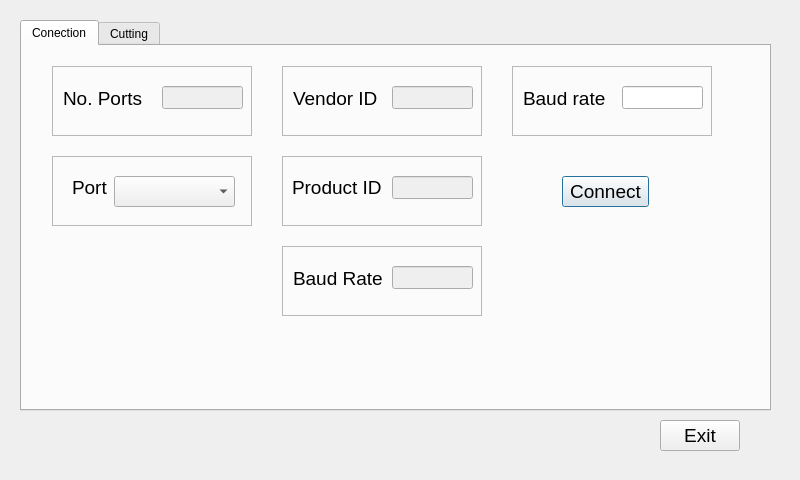
<?xml version="1.0" encoding="UTF-8"?>
<ui version="4.0">
 <class>Playground</class>
 <widget class="QDialog" name="Playground">
  <property name="geometry">
   <rect>
    <x>0</x>
    <y>0</y>
    <width>800</width>
    <height>480</height>
   </rect>
  </property>
  <property name="windowTitle">
   <string>Dialog</string>
  </property>
  <widget class="QTabWidget" name="tabWidget">
   <property name="geometry">
    <rect>
     <x>20</x>
     <y>20</y>
     <width>751</width>
     <height>391</height>
    </rect>
   </property>
   <property name="currentIndex">
    <number>0</number>
   </property>
   <widget class="QWidget" name="tabConnection">
    <attribute name="title">
     <string>Conection</string>
    </attribute>
    <widget class="QFrame" name="frame_8">
     <property name="geometry">
      <rect>
       <x>30</x>
       <y>110</y>
       <width>200</width>
       <height>70</height>
      </rect>
     </property>
     <property name="frameShape">
      <enum>QFrame::StyledPanel</enum>
     </property>
     <property name="frameShadow">
      <enum>QFrame::Raised</enum>
     </property>
     <widget class="QLabel" name="lbPort">
      <property name="geometry">
       <rect>
        <x>20</x>
        <y>20</y>
        <width>39</width>
        <height>23</height>
       </rect>
      </property>
      <property name="font">
       <font>
        <pointsize>14</pointsize>
       </font>
      </property>
      <property name="text">
       <string>Port</string>
      </property>
     </widget>
     <widget class="QComboBox" name="comboBoxPort">
      <property name="geometry">
       <rect>
        <x>62</x>
        <y>20</y>
        <width>121</width>
        <height>31</height>
       </rect>
      </property>
      <property name="font">
       <font>
        <pointsize>14</pointsize>
       </font>
      </property>
     </widget>
    </widget>
    <widget class="QFrame" name="frame_9">
     <property name="geometry">
      <rect>
       <x>490</x>
       <y>20</y>
       <width>200</width>
       <height>70</height>
      </rect>
     </property>
     <property name="frameShape">
      <enum>QFrame::StyledPanel</enum>
     </property>
     <property name="frameShadow">
      <enum>QFrame::Raised</enum>
     </property>
     <widget class="QLineEdit" name="lineEditBaudRate">
      <property name="geometry">
       <rect>
        <x>110</x>
        <y>20</y>
        <width>81</width>
        <height>23</height>
       </rect>
      </property>
     </widget>
     <widget class="QLabel" name="lbSetBaud">
      <property name="geometry">
       <rect>
        <x>11</x>
        <y>21</y>
        <width>94</width>
        <height>23</height>
       </rect>
      </property>
      <property name="font">
       <font>
        <pointsize>14</pointsize>
       </font>
      </property>
      <property name="text">
       <string>Baud rate</string>
      </property>
     </widget>
    </widget>
    <widget class="QFrame" name="frame_11">
     <property name="geometry">
      <rect>
       <x>30</x>
       <y>20</y>
       <width>200</width>
       <height>70</height>
      </rect>
     </property>
     <property name="frameShape">
      <enum>QFrame::StyledPanel</enum>
     </property>
     <property name="frameShadow">
      <enum>QFrame::Raised</enum>
     </property>
     <widget class="QLineEdit" name="lineEditNPorts">
      <property name="enabled">
       <bool>false</bool>
      </property>
      <property name="geometry">
       <rect>
        <x>110</x>
        <y>20</y>
        <width>81</width>
        <height>23</height>
       </rect>
      </property>
     </widget>
     <widget class="QLabel" name="lbNPorts">
      <property name="geometry">
       <rect>
        <x>11</x>
        <y>21</y>
        <width>94</width>
        <height>23</height>
       </rect>
      </property>
      <property name="font">
       <font>
        <pointsize>14</pointsize>
       </font>
      </property>
      <property name="text">
       <string>No. Ports</string>
      </property>
     </widget>
    </widget>
    <widget class="QFrame" name="frame_12">
     <property name="geometry">
      <rect>
       <x>260</x>
       <y>20</y>
       <width>200</width>
       <height>70</height>
      </rect>
     </property>
     <property name="frameShape">
      <enum>QFrame::StyledPanel</enum>
     </property>
     <property name="frameShadow">
      <enum>QFrame::Raised</enum>
     </property>
     <widget class="QLineEdit" name="lineEditVendorID">
      <property name="enabled">
       <bool>false</bool>
      </property>
      <property name="geometry">
       <rect>
        <x>110</x>
        <y>20</y>
        <width>81</width>
        <height>23</height>
       </rect>
      </property>
     </widget>
     <widget class="QLabel" name="lbVendorID">
      <property name="geometry">
       <rect>
        <x>11</x>
        <y>21</y>
        <width>94</width>
        <height>23</height>
       </rect>
      </property>
      <property name="font">
       <font>
        <pointsize>14</pointsize>
       </font>
      </property>
      <property name="text">
       <string>Vendor ID</string>
      </property>
     </widget>
    </widget>
    <widget class="QFrame" name="frame_13">
     <property name="geometry">
      <rect>
       <x>260</x>
       <y>110</y>
       <width>200</width>
       <height>70</height>
      </rect>
     </property>
     <property name="frameShape">
      <enum>QFrame::StyledPanel</enum>
     </property>
     <property name="frameShadow">
      <enum>QFrame::Raised</enum>
     </property>
     <widget class="QLineEdit" name="lineEditProductID">
      <property name="enabled">
       <bool>false</bool>
      </property>
      <property name="geometry">
       <rect>
        <x>110</x>
        <y>20</y>
        <width>81</width>
        <height>23</height>
       </rect>
      </property>
     </widget>
     <widget class="QLabel" name="lbVendorID_2">
      <property name="geometry">
       <rect>
        <x>10</x>
        <y>20</y>
        <width>100</width>
        <height>23</height>
       </rect>
      </property>
      <property name="font">
       <font>
        <pointsize>14</pointsize>
       </font>
      </property>
      <property name="text">
       <string>Product ID</string>
      </property>
     </widget>
    </widget>
    <widget class="QFrame" name="frame_14">
     <property name="geometry">
      <rect>
       <x>260</x>
       <y>200</y>
       <width>200</width>
       <height>70</height>
      </rect>
     </property>
     <property name="frameShape">
      <enum>QFrame::StyledPanel</enum>
     </property>
     <property name="frameShadow">
      <enum>QFrame::Raised</enum>
     </property>
     <widget class="QLineEdit" name="lineEditBaudRate_2">
      <property name="enabled">
       <bool>false</bool>
      </property>
      <property name="geometry">
       <rect>
        <x>110</x>
        <y>20</y>
        <width>81</width>
        <height>23</height>
       </rect>
      </property>
     </widget>
     <widget class="QLabel" name="lbShowBaud">
      <property name="geometry">
       <rect>
        <x>11</x>
        <y>21</y>
        <width>99</width>
        <height>23</height>
       </rect>
      </property>
      <property name="font">
       <font>
        <pointsize>14</pointsize>
       </font>
      </property>
      <property name="text">
       <string>Baud Rate</string>
      </property>
     </widget>
    </widget>
    <widget class="QPushButton" name="pbConnect">
     <property name="geometry">
      <rect>
       <x>540</x>
       <y>130</y>
       <width>87</width>
       <height>31</height>
      </rect>
     </property>
     <property name="font">
      <font>
       <pointsize>14</pointsize>
      </font>
     </property>
     <property name="text">
      <string>Connect</string>
     </property>
    </widget>
   </widget>
   <widget class="QWidget" name="tabCutting">
    <attribute name="title">
     <string>Cutting</string>
    </attribute>
    <widget class="QFrame" name="frame_3">
     <property name="geometry">
      <rect>
       <x>260</x>
       <y>0</y>
       <width>211</width>
       <height>65</height>
      </rect>
     </property>
     <property name="frameShape">
      <enum>QFrame::StyledPanel</enum>
     </property>
     <property name="frameShadow">
      <enum>QFrame::Raised</enum>
     </property>
     <widget class="QLabel" name="lbMaterialLength">
      <property name="geometry">
       <rect>
        <x>10</x>
        <y>0</y>
        <width>185</width>
        <height>23</height>
       </rect>
      </property>
      <property name="font">
       <font>
        <pointsize>14</pointsize>
       </font>
      </property>
      <property name="text">
       <string>Material length</string>
      </property>
     </widget>
     <widget class="QLineEdit" name="lineEditMaterialLength">
      <property name="geometry">
       <rect>
        <x>120</x>
        <y>30</y>
        <width>81</width>
        <height>31</height>
       </rect>
      </property>
     </widget>
    </widget>
    <widget class="QFrame" name="frame_6">
     <property name="geometry">
      <rect>
       <x>270</x>
       <y>200</y>
       <width>211</width>
       <height>65</height>
      </rect>
     </property>
     <property name="frameShape">
      <enum>QFrame::StyledPanel</enum>
     </property>
     <property name="frameShadow">
      <enum>QFrame::Raised</enum>
     </property>
     <widget class="QWidget" name="layoutWidget">
      <property name="geometry">
       <rect>
        <x>20</x>
        <y>20</y>
        <width>168</width>
        <height>33</height>
       </rect>
      </property>
      <layout class="QHBoxLayout" name="horizontalLayout_2">
       <item>
        <widget class="QPushButton" name="pbCut">
         <property name="font">
          <font>
           <pointsize>14</pointsize>
          </font>
         </property>
         <property name="text">
          <string>Cut</string>
         </property>
        </widget>
       </item>
       <item>
        <widget class="QPushButton" name="pbStop">
         <property name="font">
          <font>
           <pointsize>14</pointsize>
          </font>
         </property>
         <property name="text">
          <string>Stop</string>
         </property>
        </widget>
       </item>
      </layout>
     </widget>
    </widget>
    <widget class="QFrame" name="frame_2">
     <property name="geometry">
      <rect>
       <x>260</x>
       <y>70</y>
       <width>211</width>
       <height>65</height>
      </rect>
     </property>
     <property name="frameShape">
      <enum>QFrame::StyledPanel</enum>
     </property>
     <property name="frameShadow">
      <enum>QFrame::Raised</enum>
     </property>
     <widget class="QLabel" name="lbCutLength">
      <property name="geometry">
       <rect>
        <x>12</x>
        <y>21</y>
        <width>100</width>
        <height>23</height>
       </rect>
      </property>
      <property name="font">
       <font>
        <pointsize>14</pointsize>
       </font>
      </property>
      <property name="text">
       <string>Cut length</string>
      </property>
     </widget>
     <widget class="QLineEdit" name="lineEditCutLength">
      <property name="geometry">
       <rect>
        <x>118</x>
        <y>21</y>
        <width>81</width>
        <height>31</height>
       </rect>
      </property>
     </widget>
    </widget>
    <widget class="QFrame" name="frame">
     <property name="geometry">
      <rect>
       <x>10</x>
       <y>0</y>
       <width>214</width>
       <height>51</height>
      </rect>
     </property>
     <property name="frameShape">
      <enum>QFrame::StyledPanel</enum>
     </property>
     <property name="frameShadow">
      <enum>QFrame::Raised</enum>
     </property>
     <layout class="QHBoxLayout" name="horizontalLayout">
      <item>
       <widget class="QLabel" name="lbDisc">
        <property name="font">
         <font>
          <pointsize>14</pointsize>
         </font>
        </property>
        <property name="text">
         <string>Disc type</string>
        </property>
       </widget>
      </item>
      <item>
       <widget class="QComboBox" name="comboBoxDiscType">
        <property name="font">
         <font>
          <pointsize>14</pointsize>
         </font>
        </property>
        <item>
         <property name="text">
          <string>1 mm</string>
         </property>
        </item>
        <item>
         <property name="text">
          <string>2 mm</string>
         </property>
        </item>
        <item>
         <property name="text">
          <string>3 mm</string>
         </property>
        </item>
       </widget>
      </item>
     </layout>
    </widget>
    <widget class="QFrame" name="frame_5">
     <property name="geometry">
      <rect>
       <x>500</x>
       <y>0</y>
       <width>211</width>
       <height>65</height>
      </rect>
     </property>
     <property name="frameShape">
      <enum>QFrame::StyledPanel</enum>
     </property>
     <property name="frameShadow">
      <enum>QFrame::Raised</enum>
     </property>
     <widget class="QLabel" name="lbRemaining">
      <property name="geometry">
       <rect>
        <x>10</x>
        <y>0</y>
        <width>185</width>
        <height>23</height>
       </rect>
      </property>
      <property name="font">
       <font>
        <pointsize>14</pointsize>
       </font>
      </property>
      <property name="text">
       <string>Remaining Material</string>
      </property>
     </widget>
     <widget class="QLabel" name="lbRemainingMaterial">
      <property name="geometry">
       <rect>
        <x>10</x>
        <y>30</y>
        <width>185</width>
        <height>23</height>
       </rect>
      </property>
      <property name="font">
       <font>
        <pointsize>14</pointsize>
       </font>
      </property>
      <property name="text">
       <string>0</string>
      </property>
     </widget>
    </widget>
    <widget class="QFrame" name="frame_7">
     <property name="geometry">
      <rect>
       <x>500</x>
       <y>70</y>
       <width>215</width>
       <height>53</height>
      </rect>
     </property>
     <property name="frameShape">
      <enum>QFrame::StyledPanel</enum>
     </property>
     <property name="frameShadow">
      <enum>QFrame::Raised</enum>
     </property>
     <widget class="QLabel" name="lbCommand_2">
      <property name="geometry">
       <rect>
        <x>10</x>
        <y>0</y>
        <width>195</width>
        <height>23</height>
       </rect>
      </property>
      <property name="font">
       <font>
        <pointsize>14</pointsize>
       </font>
      </property>
      <property name="text">
       <string>Execution command</string>
      </property>
     </widget>
     <widget class="QLabel" name="lbCommand">
      <property name="geometry">
       <rect>
        <x>10</x>
        <y>30</y>
        <width>185</width>
        <height>23</height>
       </rect>
      </property>
      <property name="font">
       <font>
        <pointsize>14</pointsize>
       </font>
      </property>
      <property name="text">
       <string>0</string>
      </property>
     </widget>
    </widget>
    <widget class="QFrame" name="frame_4">
     <property name="geometry">
      <rect>
       <x>10</x>
       <y>60</y>
       <width>211</width>
       <height>65</height>
      </rect>
     </property>
     <property name="frameShape">
      <enum>QFrame::StyledPanel</enum>
     </property>
     <property name="frameShadow">
      <enum>QFrame::Raised</enum>
     </property>
     <widget class="QLabel" name="lbMaterial">
      <property name="geometry">
       <rect>
        <x>10</x>
        <y>10</y>
        <width>130</width>
        <height>23</height>
       </rect>
      </property>
      <property name="font">
       <font>
        <pointsize>14</pointsize>
       </font>
      </property>
      <property name="text">
       <string>Material Type</string>
      </property>
     </widget>
     <widget class="QComboBox" name="comboBoxMaterialType">
      <property name="geometry">
       <rect>
        <x>110</x>
        <y>30</y>
        <width>99</width>
        <height>31</height>
       </rect>
      </property>
      <property name="font">
       <font>
        <pointsize>14</pointsize>
       </font>
      </property>
      <item>
       <property name="text">
        <string>Wood</string>
       </property>
      </item>
      <item>
       <property name="text">
        <string>Metal</string>
       </property>
      </item>
      <item>
       <property name="text">
        <string>PVC</string>
       </property>
      </item>
     </widget>
    </widget>
   </widget>
  </widget>
  <widget class="QPushButton" name="pbExit">
   <property name="geometry">
    <rect>
     <x>660</x>
     <y>420</y>
     <width>80</width>
     <height>31</height>
    </rect>
   </property>
   <property name="font">
    <font>
     <pointsize>14</pointsize>
    </font>
   </property>
   <property name="text">
    <string>Exit</string>
   </property>
  </widget>
 </widget>
 <resources/>
 <connections/>
</ui>
